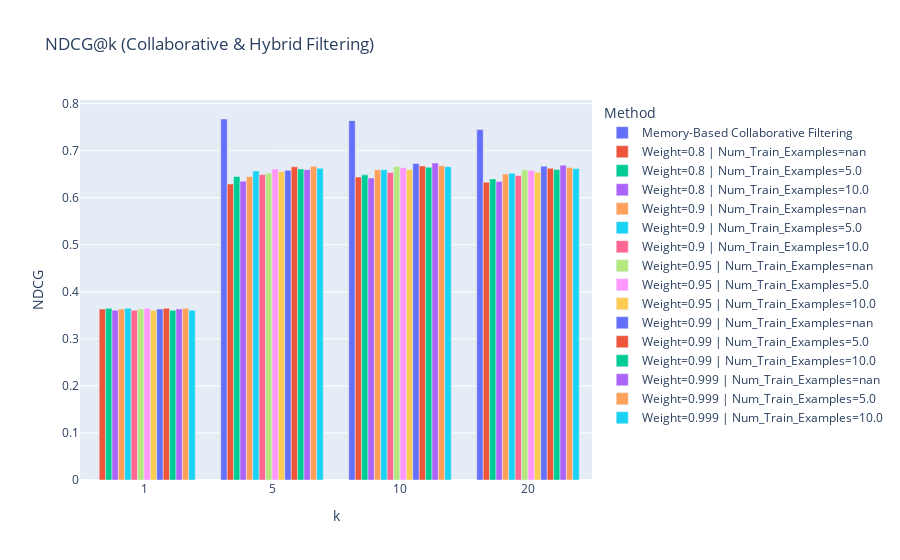

Write notebook code for a chart like this one.
### Code cell
create_bar_chart_plotly(
    combined_df,
    x="k", 
    y="ndcg", 
    color="name", 
    title="NDCG@k (Collaborative & Hybrid Filtering)", 
    labels={"k": "k", "ndcg": "NDCG", "name": "Method"}
)

### Figure 1 — Plotly figure (JSON) as saved in the notebook; plotly's stock layout.template omitted (floating-point values rounded to 4 significant figures)
{"data": [{"alignmentgroup": "True", "hovertemplate": "Method=Memory-Based Collaborative Filtering<br>k=%{x}<br>NDCG=%{y}<extra></extra>", "legendgroup": "Memory-Based Collaborative Filtering", "marker": {"color": "#636efa", "pattern": {"shape": ""}}, "name": "Memory-Based Collaborative Filtering", "offsetgroup": "Memory-Based Collaborative Filtering", "orientation": "v", "showlegend": true, "textposition": "auto", "type": "bar", "x": ["1", "5", "10", "20"], "xaxis": "x", "y": [0.0, 0.7673, 0.7638, 0.7448], "yaxis": "y"}, {"alignmentgroup": "True", "hovertemplate": "Method=Weight=0.8 | Num_Train_Examples=nan<br>k=%{x}<br>NDCG=%{y}<extra></extra>", "legendgroup": "Weight=0.8 | Num_Train_Examples=nan", "marker": {"color": "#EF553B", "pattern": {"shape": ""}}, "name": "Weight=0.8 | Num_Train_Examples=nan", "offsetgroup": "Weight=0.8 | Num_Train_Examples=nan", "orientation": "v", "showlegend": true, "textposition": "auto", "type": "bar", "x": ["1", "5", "10", "20"], "xaxis": "x", "y": [0.3634, 0.6291, 0.6439, 0.6331], "yaxis": "y"}, {"alignmentgroup": "True", "hovertemplate": "Method=Weight=0.8 | Num_Train_Examples=5.0<br>k=%{x}<br>NDCG=%{y}<extra></extra>", "legendgroup": "Weight=0.8 | Num_Train_Examples=5.0", "marker": {"color": "#00cc96", "pattern": {"shape": ""}}, "name": "Weight=0.8 | Num_Train_Examples=5.0", "offsetgroup": "Weight=0.8 | Num_Train_Examples=5.0", "orientation": "v", "showlegend": true, "textposition": "auto", "type": "bar", "x": ["1", "5", "10", "20"], "xaxis": "x", "y": [0.365, 0.645, 0.6486, 0.64], "yaxis": "y"}, {"alignmentgroup": "True", "hovertemplate": "Method=Weight=0.8 | Num_Train_Examples=10.0<br>k=%{x}<br>NDCG=%{y}<extra></extra>", "legendgroup": "Weight=0.8 | Num_Train_Examples=10.0", "marker": {"color": "#ab63fa", "pattern": {"shape": ""}}, "name": "Weight=0.8 | Num_Train_Examples=10.0", "offsetgroup": "Weight=0.8 | Num_Train_Examples=10.0", "orientation": "v", "showlegend": true, "textposition": "auto", "type": "bar", "x": ["1", "5", "10", "20"], "xaxis": "x", "y": [0.3608, 0.6352, 0.6418, 0.6343], "yaxis": "y"}, {"alignmentgroup": "True", "hovertemplate": "Method=Weight=0.9 | Num_Train_Examples=nan<br>k=%{x}<br>NDCG=%{y}<extra></extra>", "legendgroup": "Weight=0.9 | Num_Train_Examples=nan", "marker": {"color": "#FFA15A", "pattern": {"shape": ""}}, "name": "Weight=0.9 | Num_Train_Examples=nan", "offsetgroup": "Weight=0.9 | Num_Train_Examples=nan", "orientation": "v", "showlegend": true, "textposition": "auto", "type": "bar", "x": ["1", "5", "10", "20"], "xaxis": "x", "y": [0.3634, 0.6451, 0.6594, 0.6503], "yaxis": "y"}, {"alignmentgroup": "True", "hovertemplate": "Method=Weight=0.9 | Num_Train_Examples=5.0<br>k=%{x}<br>NDCG=%{y}<extra></extra>", "legendgroup": "Weight=0.9 | Num_Train_Examples=5.0", "marker": {"color": "#19d3f3", "pattern": {"shape": ""}}, "name": "Weight=0.9 | Num_Train_Examples=5.0", "offsetgroup": "Weight=0.9 | Num_Train_Examples=5.0", "orientation": "v", "showlegend": true, "textposition": "auto", "type": "bar", "x": ["1", "5", "10", "20"], "xaxis": "x", "y": [0.365, 0.6566, 0.6596, 0.6521], "yaxis": "y"}, {"alignmentgroup": "True", "hovertemplate": "Method=Weight=0.9 | Num_Train_Examples=10.0<br>k=%{x}<br>NDCG=%{y}<extra></extra>", "legendgroup": "Weight=0.9 | Num_Train_Examples=10.0", "marker": {"color": "#FF6692", "pattern": {"shape": ""}}, "name": "Weight=0.9 | Num_Train_Examples=10.0", "offsetgroup": "Weight=0.9 | Num_Train_Examples=10.0", "orientation": "v", "showlegend": true, "textposition": "auto", "type": "bar", "x": ["1", "5", "10", "20"], "xaxis": "x", "y": [0.3608, 0.6492, 0.6537, 0.6471], "yaxis": "y"}, {"alignmentgroup": "True", "hovertemplate": "Method=Weight=0.95 | Num_Train_Examples=nan<br>k=%{x}<br>NDCG=%{y}<extra></extra>", "legendgroup": "Weight=0.95 | Num_Train_Examples=nan", "marker": {"color": "#B6E880", "pattern": {"shape": ""}}, "name": "Weight=0.95 | Num_Train_Examples=nan", "offsetgroup": "Weight=0.95 | Num_Train_Examples=nan", "orientation": "v", "showlegend": true, "textposition": "auto", "type": "bar", "x": ["1", "5", "10", "20"], "xaxis": "x", "y": [0.3634, 0.6521, 0.6664, 0.6592], "yaxis": "y"}, {"alignmentgroup": "True", "hovertemplate": "Method=Weight=0.95 | Num_Train_Examples=5.0<br>k=%{x}<br>NDCG=%{y}<extra></extra>", "legendgroup": "Weight=0.95 | Num_Train_Examples=5.0", "marker": {"color": "#FF97FF", "pattern": {"shape": ""}}, "name": "Weight=0.95 | Num_Train_Examples=5.0", "offsetgroup": "Weight=0.95 | Num_Train_Examples=5.0", "orientation": "v", "showlegend": true, "textposition": "auto", "type": "bar", "x": ["1", "5", "10", "20"], "xaxis": "x", "y": [0.365, 0.6609, 0.6639, 0.6577], "yaxis": "y"}, {"alignmentgroup": "True", "hovertemplate": "Method=Weight=0.95 | Num_Train_Examples=10.0<br>k=%{x}<br>NDCG=%{y}<extra></extra>", "legendgroup": "Weight=0.95 | Num_Train_Examples=10.0", "marker": {"color": "#FECB52", "pattern": {"shape": ""}}, "name": "Weight=0.95 | Num_Train_Examples=10.0", "offsetgroup": "Weight=0.95 | Num_Train_Examples=10.0", "orientation": "v", "showlegend": true, "textposition": "auto", "type": "bar", "x": ["1", "5", "10", "20"], "xaxis": "x", "y": [0.3608, 0.6556, 0.6602, 0.654], "yaxis": "y"}, {"alignmentgroup": "True", "hovertemplate": "Method=Weight=0.99 | Num_Train_Examples=nan<br>k=%{x}<br>NDCG=%{y}<extra></extra>", "legendgroup": "Weight=0.99 | Num_Train_Examples=nan", "marker": {"color": "#636efa", "pattern": {"shape": ""}}, "name": "Weight=0.99 | Num_Train_Examples=nan", "offsetgroup": "Weight=0.99 | Num_Train_Examples=nan", "orientation": "v", "showlegend": true, "textposition": "auto", "type": "bar", "x": ["1", "5", "10", "20"], "xaxis": "x", "y": [0.3634, 0.6583, 0.6727, 0.6671], "yaxis": "y"}, {"alignmentgroup": "True", "hovertemplate": "Method=Weight=0.99 | Num_Train_Examples=5.0<br>k=%{x}<br>NDCG=%{y}<extra></extra>", "legendgroup": "Weight=0.99 | Num_Train_Examples=5.0", "marker": {"color": "#EF553B", "pattern": {"shape": ""}}, "name": "Weight=0.99 | Num_Train_Examples=5.0", "offsetgroup": "Weight=0.99 | Num_Train_Examples=5.0", "orientation": "v", "showlegend": true, "textposition": "auto", "type": "bar", "x": ["1", "5", "10", "20"], "xaxis": "x", "y": [0.365, 0.6659, 0.6674, 0.6626], "yaxis": "y"}, {"alignmentgroup": "True", "hovertemplate": "Method=Weight=0.99 | Num_Train_Examples=10.0<br>k=%{x}<br>NDCG=%{y}<extra></extra>", "legendgroup": "Weight=0.99 | Num_Train_Examples=10.0", "marker": {"color": "#00cc96", "pattern": {"shape": ""}}, "name": "Weight=0.99 | Num_Train_Examples=10.0", "offsetgroup": "Weight=0.99 | Num_Train_Examples=10.0", "orientation": "v", "showlegend": true, "textposition": "auto", "type": "bar", "x": ["1", "5", "10", "20"], "xaxis": "x", "y": [0.3608, 0.6612, 0.6649, 0.6602], "yaxis": "y"}, {"alignmentgroup": "True", "hovertemplate": "Method=Weight=0.999 | Num_Train_Examples=nan<br>k=%{x}<br>NDCG=%{y}<extra></extra>", "legendgroup": "Weight=0.999 | Num_Train_Examples=nan", "marker": {"color": "#ab63fa", "pattern": {"shape": ""}}, "name": "Weight=0.999 | Num_Train_Examples=nan", "offsetgroup": "Weight=0.999 | Num_Train_Examples=nan", "orientation": "v", "showlegend": true, "textposition": "auto", "type": "bar", "x": ["1", "5", "10", "20"], "xaxis": "x", "y": [0.3634, 0.6597, 0.6737, 0.6689], "yaxis": "y"}, {"alignmentgroup": "True", "hovertemplate": "Method=Weight=0.999 | Num_Train_Examples=5.0<br>k=%{x}<br>NDCG=%{y}<extra></extra>", "legendgroup": "Weight=0.999 | Num_Train_Examples=5.0", "marker": {"color": "#FFA15A", "pattern": {"shape": ""}}, "name": "Weight=0.999 | Num_Train_Examples=5.0", "offsetgroup": "Weight=0.999 | Num_Train_Examples=5.0", "orientation": "v", "showlegend": true, "textposition": "auto", "type": "bar", "x": ["1", "5", "10", "20"], "xaxis": "x", "y": [0.365, 0.6669, 0.6681, 0.664], "yaxis": "y"}, {"alignmentgroup": "True", "hovertemplate": "Method=Weight=0.999 | Num_Train_Examples=10.0<br>k=%{x}<br>NDCG=%{y}<extra></extra>", "legendgroup": "Weight=0.999 | Num_Train_Examples=10.0", "marker": {"color": "#19d3f3", "pattern": {"shape": ""}}, "name": "Weight=0.999 | Num_Train_Examples=10.0", "offsetgroup": "Weight=0.999 | Num_Train_Examples=10.0", "orientation": "v", "showlegend": true, "textposition": "auto", "type": "bar", "x": ["1", "5", "10", "20"], "xaxis": "x", "y": [0.3608, 0.6626, 0.666, 0.6619], "yaxis": "y"}], "layout": {"barmode": "group", "legend": {"title": {"text": "Method"}, "tracegroupgap": 0}, "title": {"text": "NDCG@k (Collaborative & Hybrid Filtering)"}, "xaxis": {"anchor": "y", "domain": [0, 1], "tickvals": ["1", "10", "20", "5"], "title": {"text": "k"}}, "yaxis": {"anchor": "x", "domain": [0, 1], "title": {"text": "NDCG"}}}}
